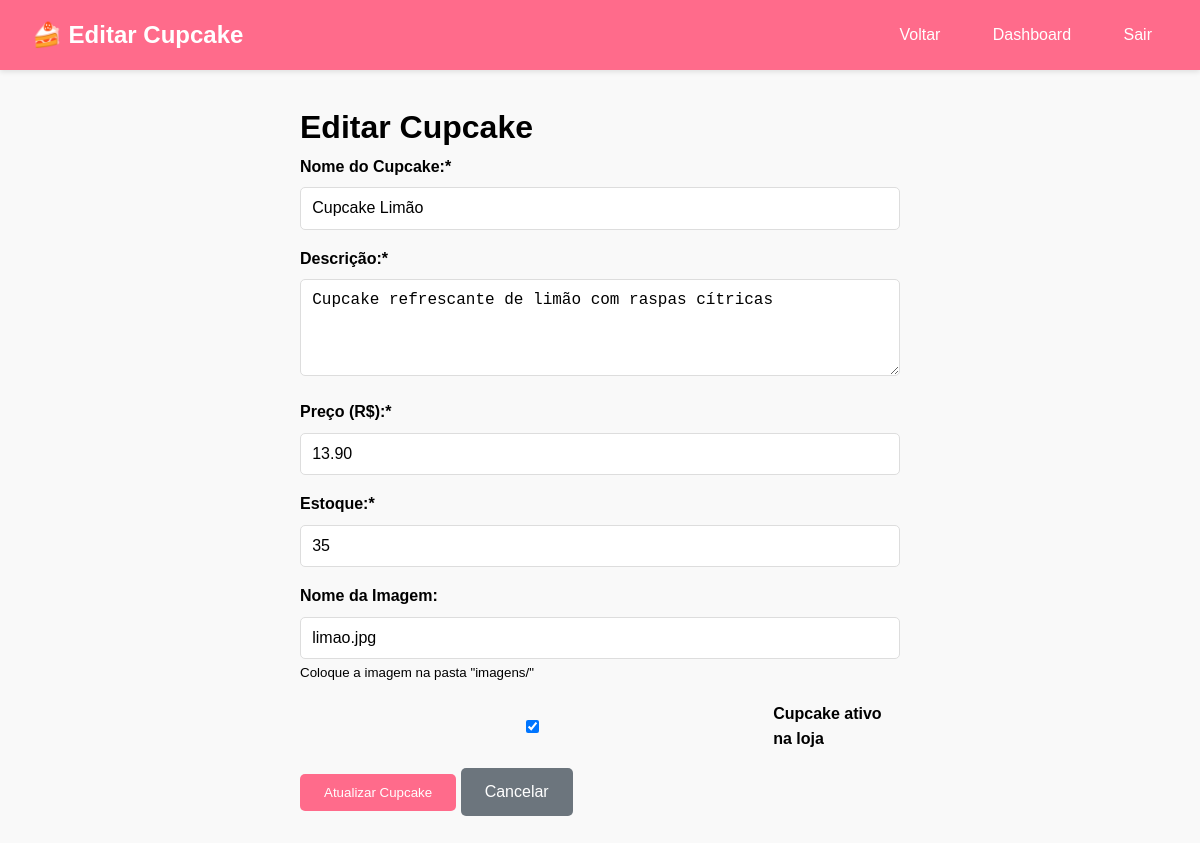
Page /admin/cupcake-form.php?id=5 (signed in) on the committed database.
### tables this page shows
CREATE TABLE cupcakes (
    id INT PRIMARY KEY AUTO_INCREMENT,
    nome VARCHAR(100) NOT NULL,
    descricao TEXT,
    preco DECIMAL(10,2) NOT NULL,
    estoque INT DEFAULT 0,
    imagem VARCHAR(255),
    ativo BOOLEAN DEFAULT true,
    data_cadastro TIMESTAMP DEFAULT CURRENT_TIMESTAMP
);

### admin/cupcake-form.php (the view, shortened to what this page needs)
<?php
$host = "localhost";
$user = "root";
$password = "";
$database = "loja_cupcakes";
$conn = new mysqli($host, $user, $password, $database);
$cupcake = null;
$editar = false;
if(isset($_GET['id'])) {
    $id = intval($_GET['id']);
    $sql = "SELECT * FROM cupcakes WHERE id = ?";
    $stmt = $conn->prepare($sql);
    $stmt->bind_param("i", $id);
    $stmt->execute();
    $result = $stmt->get_result();
    $cupcake = $result->fetch_assoc();
    $editar = true;
}
?>
<!DOCTYPE html>
<html lang="pt-BR">
<head>
    <link rel="stylesheet" href="../css/style.css">
</head>
<body>
    <header>
        <nav>
            <div class="logo">🍰 <?= $editar ? 'Editar' : 'Adicionar' ?> Cupcake</div>
            <div class="menu">
                <a href="cupcakes.php">Voltar</a>
                <a href="index.php">Dashboard</a>
                <a href="../logout.php">Sair</a>
            </div>
        </nav>
    </header>
    <main class="container">
        <div style="max-width: 600px; margin: 0 auto;">
            <h1><?= $editar ? 'Editar Cupcake' : 'Adicionar Novo Cupcake' ?></h1>
            <form method="POST">
                <div class="form-group">
                    <label for="nome">Nome do Cupcake:*</label>
                    <input type="text" id="nome" name="nome" required
                           value="<?= $editar ? $cupcake['nome'] : ($_POST['nome'] ?? '') ?>">
                </div>
                <div class="form-group">
                    <label for="descricao">Descrição:*</label>
                    <textarea id="descricao" name="descricao" rows="4" required><?= $editar ? $cupcake['descricao'] : ($_POST['descricao'] ?? '') ?></textarea>
                </div>
                <div class="form-group">
                    <label for="preco">Preço (R$):*</label>
                    <input type="number" id="preco" name="preco" step="0.01" min="0.01" required
                           value="<?= $editar ? $cupcake['preco'] : ($_POST['preco'] ?? '') ?>">
                </div>
                <div class="form-group">
                    <label for="estoque">Estoque:*</label>
                    <input type="number" id="estoque" name="estoque" min="0" required
                           value="<?= $editar ? $cupcake['estoque'] : ($_POST['estoque'] ?? 0) ?>">
                </div>
                <div class="form-group">
                    <label for="imagem">Nome da Imagem:</label>
                    <input type="text" id="imagem" name="imagem"
                           placeholder="chocolate.jpg, morango.jpg, etc."
                           value="<?= $editar ? $cupcake['imagem'] : ($_POST['imagem'] ?? '') ?>">
                    <small>Coloque a imagem na pasta "imagens/"</small>
                </div>
                <div class="form-group">
                    <label style="display: flex; align-items: center; gap: 0.5rem;">
                        <input type="checkbox" name="ativo" value="1"
                            <?= ($editar && $cupcake['ativo']) || !$editar ? 'checked' : '' ?>>
                        Cupcake ativo na loja
                    </label>
                </div>
                <button type="submit" class="btn">
                    <?= $editar ? 'Atualizar Cupcake' : 'Cadastrar Cupcake' ?>
                </button>
                <a href="cupcakes.php" class="btn btn-secondary">Cancelar</a>
            </form>
        </div>
    </main>
</body>
</html>

### css/style.css (style rules this page uses)
* { margin: 0; padding: 0; box-sizing: border-box; }
body { font-family: Arial, sans-serif; line-height: 1.6; background-color: #f9f9f9; }
header { background: #ff6b8b; color: white; padding: 1rem 0; box-shadow: 0 2px 5px rgba(0,0,0,0.1); }
nav { max-width: 1200px; margin: 0 auto; display: flex; justify-content: space-between; align-items: center; padding: 0 2rem; }
.logo { font-size: 1.5rem; font-weight: bold; }
.menu a { color: white; text-decoration: none; margin-left: 1rem; padding: 0.5rem 1rem; border-radius: 5px; transition: background 0.3s; }
.container { max-width: 1200px; margin: 2rem auto; padding: 0 2rem; }
.btn { background: #ff6b8b; color: white; border: none; padding: 0.7rem 1.5rem; border-radius: 5px; cursor: pointer; text-decoration: none; display: inline-block; transition: background 0.3s; }
.btn-secondary { background: #6c757d; }
.form-group { margin-bottom: 1rem; }
.form-group label { display: block; margin-bottom: 0.5rem; font-weight: bold; }
.form-group input, .form-group textarea, .form-group select { width: 100%; padding: 0.7rem; border: 1px solid #ddd; border-radius: 5px; font-size: 1rem; }

### rows in the picture
cupcakes: nome "Cupcake Limão", descricao "Cupcake refrescante de limão com raspas cítricas", preco "13.90", estoque "35", imagem "limao.jpg", ativo "☑"
